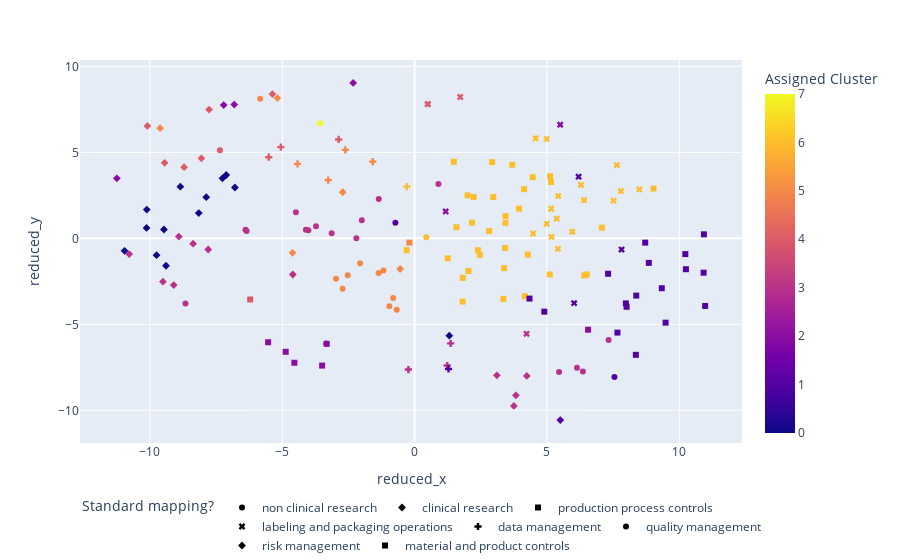

The cell this chart's notebook holds for it:
### Markdown cell above
Visualize

### Code cell
EMBEDDINGS = [f"llm_{i}" for i in range(embeddings.shape[1])]

embeddings_reduced = \
    TSNE(
        n_components=2, init="random", learning_rate="auto", random_state=0
    ).fit_transform(embeddings[filter])

embeddings_df = pd.DataFrame(embeddings[filter], columns=EMBEDDINGS)
embeddings_df[REDUCED_DIMS] = embeddings_reduced
embeddings_df[CLUSTER] = clusters.labels_
embeddings_df[TARGET] = [features.mlb.classes_[c] for c in y_true[filter]]
embeddings_df[ORIGINAL_TEXT] = regulations[filter]
embeddings_df[ORIGINAL_TEXT] = embeddings_df[ORIGINAL_TEXT].str.wrap(100)
embeddings_df[ORIGINAL_TEXT] = embeddings_df[ORIGINAL_TEXT].str.replace("\n", "<br>")

fig = px.scatter(
    embeddings_df,
    y=REDUCED_DIMS[1],
    x=REDUCED_DIMS[0],
    color=CLUSTER,
    symbol=TARGET,
    hover_data=[ORIGINAL_TEXT, TARGET],
    title="Davinci with k-means and TSNE"
)
fig.update_layout(uniformtext_mode="hide")
fig.update_layout(legend_orientation="h")
fig.show()
